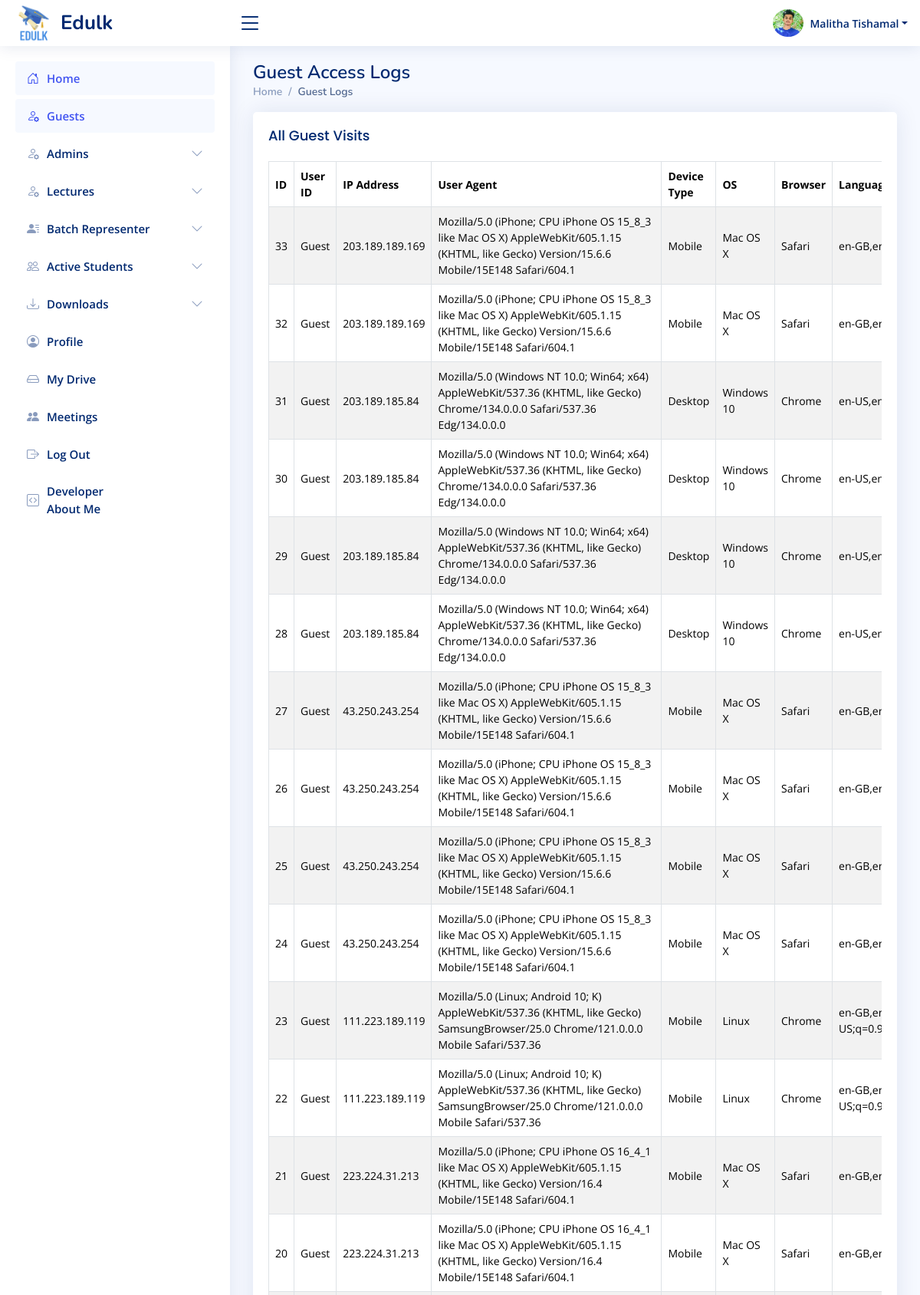
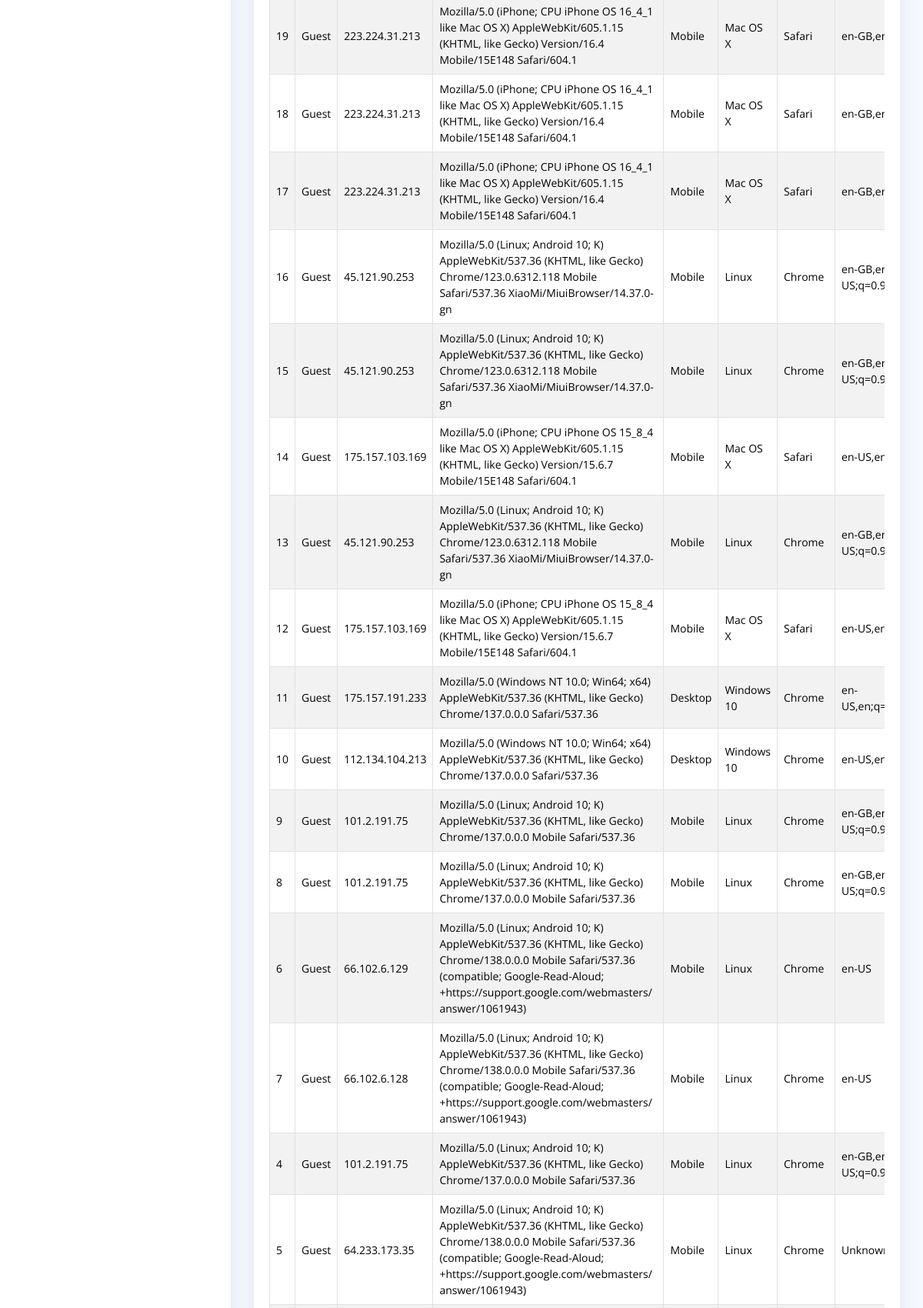
/sadmin/pages-guests-logdata.php (signed in, upper part), run on the app's committed database (2 pictures, top to bottom).
### tables this page shows
CREATE TABLE `sadmins` (
  `id` int(11) NOT NULL,
  `name` varchar(100) DEFAULT NULL,
  `nic` varchar(20) DEFAULT NULL,
  `email` varchar(100) DEFAULT NULL,
  `mobile` varchar(15) DEFAULT NULL,
  `password` varchar(255) DEFAULT NULL,
  `status` enum('pending','approved','rejected') DEFAULT 'pending',
  `profile_picture` varchar(200) NOT NULL DEFAULT 'uploads/profile_pictures/default.jpg',
  `created_at` datetime DEFAULT current_timestamp(),
  `last_login` datetime DEFAULT NULL
);

### sadmin/pages-guests-logdata.php (the view, shortened to what this page needs)
<?php
require_once '../includes/db-conn.php';
$user_id = $_SESSION['sadmin_id'];
$sql = "SELECT * FROM sadmins WHERE id = ?";
$stmt = $conn->prepare($sql);
$stmt->bind_param("i", $user_id);
$stmt->execute();
$result = $stmt->get_result();
$user = $result->fetch_assoc();
$query = "SELECT * FROM user_logs WHERE user_id IS NULL ORDER BY accessed_at DESC";
$result = $conn->query($query);
?>
<!DOCTYPE html>
<html lang="en">
<head>
    <link href="https://cdnjs.cloudflare.com/ajax/libs/font-awesome/6.4.0/css/all.min.css" rel="stylesheet">
    <?php include_once("../includes/css-links-inc.php"); ?>
</head>
<body>
<?php include_once("../includes/header.php") ?>
<?php include_once("../includes/sadmin-sidebar.php") ?>
<main id="main" class="main">
    <div class="pagetitle">
        <h1>Guest Access Logs</h1>
        <nav>
            <ol class="breadcrumb">
                <li class="breadcrumb-item"><a href="index.php">Home</a></li>
                <li class="breadcrumb-item active">Guest Logs</li>
            </ol>
        </nav>
    </div>
    <section class="section">
        <div class="card">
            <div class="card-body">
                <h5 class="card-title">All Guest Visits</h5>
                <div class="table-responsive">
                    <table class="table table-striped table-bordered">
                        <thead>
                            <tr>
                                <th>ID</th>
                                <th>User ID</th>
                                <th>IP Address</th>
                                <th>User Agent</th>
                                <th>Device Type</th>
                                <th>OS</th>
                                <th>Browser</th>
                                <th>Language</th>
                            </tr>
                        </thead>
                        <tbody>
                        <?php while ($log = $result->fetch_assoc()): ?>
                            <tr>
                                <td><?= htmlspecialchars($log['id']) ?></td>
                                <td><?= htmlspecialchars($log['user_id'] ?? 'Guest') ?></td>
                                <td><?= htmlspecialchars($log['ip_address']) ?></td>
                                <td style="max-width: 300px; overflow-wrap: break-word;"><?= htmlspecialchars($log['user_agent']) ?></td>
                                <td><?= htmlspecialchars($log['device_type']) ?></td>
                                <td><?= htmlspecialchars($log['os']) ?></td>
                                <td><?= htmlspecialchars($log['browser']) ?></td>
                                <td><?= htmlspecialchars($log['language']) ?></td>
                            </tr>
                        <?php endwhile; ?>
                        </tbody>
                    </table>
                </div>
            </div>
        </div>
    </section>
</main>
</body>
</html>

### includes/header.php (shortened to what this page needs)
<header id="header" class="header fixed-top d-flex align-items-center">
    <div class="d-flex align-items-center justify-content-between">
        <a href="" class="logo d-flex align-items-center">
            <img src="<?php echo $base_url; ?>assets/images/logos/edulk-logo.png" alt="">
            <span class="d-none d-lg-block">Edulk</span>
        </a>
        <i class="bi bi-list toggle-sidebar-btn"></i>
    </div>
    <nav class="header-nav ms-auto">
        <ul class="d-flex align-items-center">
            <?php
                $profilePic = isset($user['profile_picture']) && $user['profile_picture'] ? $user['profile_picture'] : 'default.jpg';
            ?>
            <li class="nav-item dropdown pe-3">
                <a class="nav-link nav-profile d-flex align-items-center pe-0" href="#" data-bs-toggle="dropdown">
                   <img id="profilePicture" src="<?php echo $profilePic; ?>" alt="Profile Picture" class="rounded-circle" style="width: 40px !important; height: 40px !important; object-fit: cover;">
                    <span class="d-none d-md-block dropdown-toggle ps-2"><?php echo htmlspecialchars($user['name']); ?></span>
                </a>
            </li>
        </ul>
    </nav>
</header>

### assets/css/style.css (style rules this page uses)
:root { scroll-behavior: smooth; }
body { font-family: "Open Sans", sans-serif; background: #f6f9ff; color: #444444; }
a { color: #4154f1; text-decoration: none; }
h1, h2, h3, h4, h5, h6 { font-family: "Nunito", sans-serif; }
#main { margin-top: 60px; padding: 20px 30px; transition: all 0.3s; }
.pagetitle { margin-bottom: 10px; }
.pagetitle h1 { font-size: 24px; margin-bottom: 0; font-weight: 600; color: #012970; }
.card { margin-bottom: 30px; border: none; border-radius: 5px; box-shadow: 0px 0 30px rgba(1, 41, 112, 0.1); }
.card-title { padding: 20px 0 15px 0; font-size: 18px; font-weight: 500; color: #012970; font-family: "Poppins", sans-serif; }
.card-body { padding: 0 20px 20px 20px; }
.breadcrumb { font-size: 14px; font-family: "Nunito", sans-serif; color: #899bbd; font-weight: 600; }
.breadcrumb a { color: #899bbd; transition: 0.3s; }
.breadcrumb .breadcrumb-item::before { color: #899bbd; }
.breadcrumb .active { color: #51678f; font-weight: 600; }
.logo { line-height: 1; }
@media (min-width: 1200px) { .logo { width: 280px; } }
.logo img { max-height: 50px; margin-right: 6px; }
.logo span { font-size: 26px; font-weight: 700; color: #012970; font-family: "Nunito", sans-serif; }
.header { transition: all 0.5s; z-index: 997; height: 60px; box-shadow: 0px 2px 20px rgba(1, 41, 112, 0.1); background-color: #fff; padding-left: 20px; }
.header .toggle-sidebar-btn { font-size: 32px; padding-left: 10px; cursor: pointer; color: #012970; }
.header-nav ul { list-style: none; }
.header-nav>ul { margin: 0; padding: 0; }
.header-nav .nav-profile { color: #012970; }
.header-nav .nav-profile img { max-height: 36px; }
.header-nav .nav-profile span { font-size: 14px; font-weight: 600; }
@media (min-width: 1200px) { #main, #footer { margin-left: 300px; } }

### sadmin/pages-guests-logdata.php (style rules this page uses)
.table th, .table td { vertical-align: middle; font-size: 14px; }
.table thead { background-color: #f8f9fa; }
.table-responsive { overflow-x: auto; }

### data on the page
sadmins: profile_picture (picture), name "Malitha Tishamal"

### other printed values
$log['id'] "33"
$log['user_id'] "Guest"
$log['ip_address'] "203.189.189.169"
$log['user_agent'] "Mozilla/5.0 (iPhone; CPU iPhone OS 15_8_3 like Mac OS X) AppleWebKit/605.1.15 (KHTML, like Gecko) Version/15.6.6 Mobile/15E148 Safari/604.1"
$log['device_type'] "Mobile"
$log['os'] "Mac OS X"
$log['browser'] "Safari"
$log['id'] "32"
$log['id'] "31"
$log['ip_address'] "203.189.185.84"
$log['user_agent'] "Mozilla/5.0 (Windows NT 10.0; Win64; x64) AppleWebKit/537.36 (KHTML, like Gecko) Chrome/134.0.0.0 Safari/537.36 Edg/134.0.0.0"
$log['device_type'] "Desktop"
$log['os'] "Windows 10"
$log['browser'] "Chrome"
$log['id'] "30"
